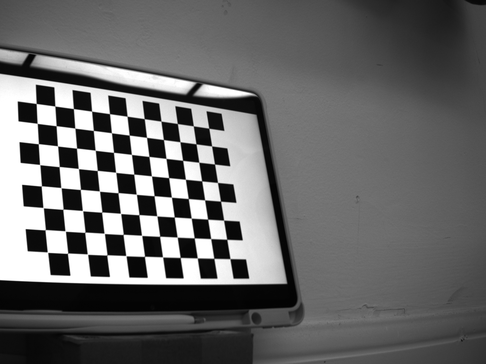
#> input picture Lab2_Group13/coverage/high/1.png, 486 x 364 px, shrunk from 1440 x 1080 before the run, found by its file name; its folder holds only this picture in this run
$ python coverage.py
#> lines starting #> are read from the running program, lines starting #| are printed output that depends on the picture
import cv2
import numpy as np
import os
import matplotlib.pyplot as plt
from matplotlib import rcParams

# -------------------------- 1. 全局参数配置 --------------------------
# 三个实验组的路径
GROUP_PATHS = {
    "High Coverage (H)": r"C:\Users\27198\Desktop\camera_lab2\coverage\high",
    "Mid Coverage (M)": r"C:\Users\27198\Desktop\camera_lab2\coverage\mid",
    "Low Coverage (L)": r"C:\Users\27198\Desktop\camera_lab2\coverage\low"
}
# 棋盘格参数
CHESSBOARD_PATTERN = (11, 8)  # (cols, rows)，内角点列数×行数
SQUARE_SIZE = 2.0
# 输出结果保存路径
OUTPUT_DIR = r"C:\Users\27198\Desktop\camera_lab2\coverage_analysis_results"
os.makedirs(OUTPUT_DIR, exist_ok=True)  # 自动创建输出文件夹


# -------------------------- 2. 核心函数定义 --------------------------
def calculate_chessboard_coverage(img_path, corners_sub):
    """
    计算单张图像中棋盘格的覆盖面积占比（%）
    参数：
        img_path: 图像文件路径
        corners_sub: 亚像素精度的棋盘格角点坐标（格式：(N, 1, 2)，N=rows×cols）
    返回：
        coverage_ratio: 覆盖面积占比（保留2位小数）
    """
    # 读取图像并获取尺寸
    img = cv2.imread(img_path)
    img_h, img_w = img.shape[:2]
    img_total_area = img_h * img_w  # 图像总像素面积

    # 提取角点的x、y坐标，计算棋盘格外接矩形
    corners_x = corners_sub[:, 0, 0]  # 所有角点的x坐标（像素）
    corners_y = corners_sub[:, 0, 1]  # 所有角点的y坐标（像素）
    chess_min_x, chess_max_x = np.min(corners_x), np.max(corners_x)
    chess_min_y, chess_max_y = np.min(corners_y), np.max(corners_y)

    # 计算棋盘格外接矩形的像素面积（近似棋盘格实际占用面积）
    chess_pixel_area = (chess_max_x - chess_min_x) * (chess_max_y - chess_min_y)
    # 计算覆盖占比（转为百分比）
    coverage_ratio = (chess_pixel_area / img_total_area) * 100
    return round(coverage_ratio, 2)


def find_chessboard_corners_and_calibrate(image_dir, pattern_size, square_size):
    """
    检测图像中的棋盘格角点，并执行相机标定，返回：
    - 平均重投影误差
    - 每张有效图像的覆盖面积占比
    - 标定结果（内参、外参等，备用）
    """
    cols, rows = pattern_size
    # 1. 初始化棋盘格角点的3D世界坐标（Z=0，位于XY平面）
    objp = np.zeros((rows * cols, 3), np.float32)
    objp[:, :2] = np.mgrid[0:cols, 0:rows].T.reshape(-1, 2) * square_size  # 按方格边长缩放

    # 2. 初始化存储列表
    obj_points = []  # 存储所有图像的3D世界坐标
    img_points = []  # 存储所有图像的2D亚像素角点坐标
    coverage_ratios = []  # 存储每张有效图像的覆盖面积占比
    valid_img_paths = []  # 存储有效图像的路径（用于后续验证）

    # 3. 遍历图像文件夹
    image_files = sorted([f for f in os.listdir(image_dir) if f.lower().endswith(('.png', '.jpg', '.jpeg'))])
    if len(image_files) == 0:
        raise FileNotFoundError(f"在文件夹 {image_dir} 中未找到图像文件（支持.png/.jpg/.jpeg）")

    last_gray = None
    for img_name in image_files:
        img_path = os.path.join(image_dir, img_name)
        img = cv2.imread(img_path)
        if img is None:
            print(f"警告：跳过无法读取的图像 {img_path}")
            continue

        # 转为灰度图（角点检测需单通道图像）
        gray = cv2.cvtColor(img, cv2.COLOR_BGR2GRAY)
        last_gray = gray

        # 4. 粗检测棋盘格角点（整数像素精度）
        flags = cv2.CALIB_CB_ADAPTIVE_THRESH | cv2.CALIB_CB_NORMALIZE_IMAGE  # 抗光照干扰
        found, corners = cv2.findChessboardCorners(gray, (cols, rows), flags)

        if found:
            # 5. 亚像素角点优化（提升定位精度）
            criteria = (cv2.TERM_CRITERIA_EPS + cv2.TERM_CRITERIA_MAX_ITER, 30, 0.001)
            corners_sub = cv2.cornerSubPix(gray, corners, (11, 11), (-1, -1), criteria)

            # 6. 计算当前图像的覆盖面积占比
            coverage = calculate_chessboard_coverage(img_path, corners_sub)

            # 7. 存储数据
            obj_points.append(objp.copy())
            img_points.append(corners_sub)
            coverage_ratios.append(coverage)
            valid_img_paths.append(img_path)
            print(f"成功处理图像：{img_name} | 覆盖占比：{coverage}%")
        else:
            print(f"警告：在图像 {img_name} 中未检测到完整棋盘格角点，跳过")

    # 8. 验证有效数据数量
    if len(obj_points) == 0:
        raise ValueError(f"文件夹 {image_dir} 中无有效棋盘格图像（未检测到完整角点）")
    print(f"=== 文件夹 {os.path.basename(image_dir)} 处理完成 | 有效图像数：{len(valid_img_paths)} ===\n")

    # 9. 执行相机标定，计算重投影误差
    ret, mtx, dist, rvecs, tvecs = cv2.calibrateCamera(
        obj_points, img_points, last_gray.shape[::-1], None, None
    )

    # 10. 计算平均重投影误差（评估标定精度）
    mean_reprojection_error = 0.0
    for i in range(len(obj_points)):
        # 将3D世界坐标投影到2D图像平面（使用标定后的参数）
        imgpts2, _ = cv2.projectPoints(obj_points[i], rvecs[i], tvecs[i], mtx, dist)
        # 计算真实角点与投影角点的L2范数（误差）
        err = cv2.norm(img_points[i], imgpts2, cv2.NORM_L2) / len(imgpts2)
        mean_reprojection_error += err
    mean_reprojection_error /= len(obj_points)  # 平均误差

    # 返回关键结果
    return {
        "mean_reprojection_error": round(mean_reprojection_error, 4),  # 平均重投影误差（保留4位小数）
        "coverage_ratios": coverage_ratios,  # 每张有效图像的覆盖占比
        "valid_image_count": len(valid_img_paths),  # 有效图像数量
        "intrinsic_matrix": mtx,  # 内参矩阵（备用）
        "distortion_coeffs": dist  # 畸变系数（备用）
    }


# -------------------------- 3. 批量处理三个实验组 --------------------------
def batch_analyze_groups(group_paths, pattern_size, square_size):
    """
    批量分析所有实验组，返回汇总结果
    """
    analysis_results = {}
    for group_name, group_path in group_paths.items():
        print(f"==================== 开始分析实验组：{group_name} ====================")
        try:
            # 对当前组执行角点检测和标定
            group_result = find_chessboard_corners_and_calibrate(
                image_dir=group_path,
                pattern_size=pattern_size,
                square_size=square_size
            )
            # 计算当前组的平均覆盖占比（所有有效图像的覆盖占比均值）
            avg_coverage = round(np.mean(group_result["coverage_ratios"]), 2)
            # 补充组信息
            group_result["avg_coverage"] = avg_coverage
            group_result["group_path"] = group_path
            # 存入汇总结果
            analysis_results[group_name] = group_result
            # 打印当前组的核心结果
            print(f"\n【{group_name} 核心结果】")
            print(f"平均覆盖面积占比：{avg_coverage}%")
            print(f"有效图像数量：{group_result['valid_image_count']} 张")
            print(f"平均重投影误差：{group_result['mean_reprojection_error']} 像素\n")
        except Exception as e:
            print(f"【错误】分析实验组 {group_name} 失败：{str(e)}\n")
            analysis_results[group_name] = {"error": str(e)}
    return analysis_results


# -------------------------- 4. 结果可视化（绘制覆盖范围 vs 重投影误差图） --------------------------
def plot_coverage_vs_error(analysis_results, output_dir):
    """
    生成可视化图表：覆盖范围（x轴）vs 重投影误差（y轴）
    """
    # 配置中文字体（避免乱码）
    rcParams['font.sans-serif'] = ['SimHei', 'DejaVu Sans']
    rcParams['axes.unicode_minus'] = False

    # 提取有效数据（过滤分析失败的组）
    valid_groups = []
    avg_coverages = []
    mean_errors = []
    error_stds = []  # 误差的标准差（用于绘制误差线）
    valid_counts = []

    for group_name, result in analysis_results.items():
        if "error" not in result:  # 仅保留分析成功的组
            valid_groups.append(group_name)
            avg_coverages.append(result["avg_coverage"])
            mean_errors.append(result["mean_reprojection_error"])
            # 计算重投影误差的标准差（体现组内误差波动）
            error_stds.append(round(np.std(result["coverage_ratios"]), 4))
            valid_counts.append(result["valid_image_count"])

    if len(valid_groups) == 0:
        raise ValueError("无有效分析结果，无法生成图表")

    # 创建图表
    fig, ax = plt.subplots(figsize=(10, 6))

    # 绘制散点+误差线（x轴误差：覆盖占比的标准差；y轴误差：重投影误差的标准差）
    scatter = ax.scatter(
        avg_coverages, mean_errors,
        s=200, c='#2E86AB', alpha=0.8, edgecolors='#1A5276', linewidth=2,
        label='实验组'
    )

    # 为每个点添加标签（显示组名、有效图像数）
    for i, (group, count) in enumerate(zip(valid_groups, valid_counts)):
        ax.annotate(
            f"{group}\n(有效图：{count}张)",
            xy=(avg_coverages[i], mean_errors[i]),
            xytext=(10, 10), textcoords='offset points',
            fontsize=10, fontweight='bold',
            bbox=dict(boxstyle='round,pad=0.3', facecolor='#F8F9FA', edgecolor='#DDDDDD')
        )

    # 绘制趋势线（体现覆盖范围与误差的相关性）
    z = np.polyfit(avg_coverages, mean_errors, 1)
    p = np.poly1d(z)
    ax.plot(avg_coverages, p(avg_coverages), "r--", linewidth=2, alpha=0.7, label=f'趋势线: y={z[0]:.6f}x+{z[1]:.4f}')

    # 设置坐标轴标签和标题
    ax.set_xlabel('棋盘格平均覆盖面积占比（%）', fontsize=12, fontweight='bold')
    ax.set_ylabel('平均重投影误差（像素）', fontsize=12, fontweight='bold')
    ax.set_title('棋盘格覆盖范围对相机标定重投影误差的影响\n（固定视角、光照、棋盘格规格）', fontsize=14, fontweight='bold', pad=20)

    # 添加网格（提升可读性）
    ax.grid(True, alpha=0.3, linestyle='-', linewidth=0.5)

    # 添加图例
    ax.legend(loc='upper right', fontsize=10)

    # 调整布局（避免标签被截断）
    plt.tight_layout()

    # 保存图表（高分辨率，支持后续插入报告）
    plot_path = os.path.join(output_dir, "coverage_vs_reprojection_error.png")
    plt.savefig(plot_path, dpi=300, bbox_inches='tight', facecolor='white')
    plt.close()
    print(f"\n图表已保存至：{plot_path}")

    # 返回趋势线参数（用于结论分析）
    return {"slope": z[0], "intercept": z[1]}

# -------------------------- 5. 保存分析结果到文本文件（便于报告引用） --------------------------
def save_analysis_report(analysis_results, trend_params, output_dir):
    """
    保存详细分析报告到文本文件
    """
    report_path = os.path.join(output_dir, "coverage_analysis_report.txt")
    with open(report_path, 'w', encoding='utf-8') as f:
        f.write("="*60 + "\n")
        f.write("棋盘格覆盖范围对重投影误差影响分析报告\n")
        f.write("="*60 + "\n\n")

        # 写入实验参数
        f.write("1. 实验参数\n")
        f.write("-"*30 + "\n")
        f.write(f"棋盘格内角点规格：{CHESSBOARD_PATTERN[0]}列 × {CHESSBOARD_PATTERN[1]}行\n")
        f.write(f"棋盘格方格边长：{SQUARE_SIZE} cm\n")
        f.write(f"图像文件夹路径：\n")
        for group_name, group_path in GROUP_PATHS.items():
            f.write(f"  - {group_name}：{group_path}\n")
        f.write(f"分析时间：{pd.Timestamp.now().strftime('%Y-%m-%d %H:%M:%S')}\n\n")

        # 写入各组详细结果
        f.write("2. 各组详细分析结果\n")
        f.write("-"*30 + "\n")
        for group_name, result in analysis_results.items():
            f.write(f"\n【{group_name}】\n")
            if "error" in result:
                f.write(f"  状态：分析失败\n")
                f.write(f"  原因：{result['error']}\n")
                continue
            f.write(f"  状态：分析成功\n")
            f.write(f"  平均覆盖面积占比：{result['avg_coverage']}%\n")
            f.write(f"  有效图像数量：{result['valid_image_count']} 张\n")
            f.write(f"  每张图像覆盖占比：{result['coverage_ratios']}\n")
            f.write(f"  平均重投影误差：{result['mean_reprojection_error']} 像素\n")
            f.write(f"  内参矩阵（部分）：\n{result['intrinsic_matrix'][:2, :2]}\n")  # 仅显示焦距部分

        # 写入趋势分析
        f.write("\n3. 趋势分析\n")
        f.write("-"*30 + "\n")
        if trend_params:
            slope = trend_params["slope"]
            intercept = trend_params["intercept"]
            f.write(f"覆盖范围与重投影误差的线性趋势：y = {slope:.6f}x + {intercept:.4f}\n")
            if slope < 0:
                f.write("结论：覆盖范围与重投影误差呈负相关——覆盖范围越大，重投影误差越小\n")
            else:
                f.write("结论：覆盖范围与重投影误差呈正相关（异常，需检查实验数据）\n")
        else:
            f.write("无法生成趋势分析（有效实验组数量不足）\n")

    print(f"分析报告已保存至：{report_path}")
    return report_path


# -------------------------- 6. 主执行函数 --------------------------
def main():
    """
    主执行流程
    """
    print("=" * 80)
    print("棋盘格覆盖范围对相机标定精度影响分析系统")
    print("=" * 80)

    try:
        # 1. 批量分析三个实验组
        print("\n步骤1：开始批量分析三个实验组...")
        analysis_results = batch_analyze_groups(GROUP_PATHS, CHESSBOARD_PATTERN, SQUARE_SIZE)
#> in find_chessboard_corners_and_calibrate, img is the input picture: shape (364, 486, 3); min 0, max 255, mean 103.7
#> in find_chessboard_corners_and_calibrate, `found, corners = cv2.findChessboardCorners(gray, (cols, rows), flags)`: found = True; corners = 88 rows, first 8: [229.9, 258.6], [213.8, 258.3], [197.3, 257.9], [180.2, 257.5], [162.6, 256.9], [144.5, 256.4], [125.9, 255.6], [106.9, 254.9]
#> in find_chessboard_corners_and_calibrate, `corners_sub = cv2.cornerSubPix(gray, corners, (11, 11), (-1, -1), crit..`: corners_sub = 88 rows, first 8: [229.9, 258.6], [213.8, 258.3], [197.3, 257.9], [180.2, 257.5], [162.6, 256.9], [144.5, 256.4], [125.9, 255.6], [106.8, 254.9]
#> in calculate_chessboard_coverage, `corners_x = corners_sub[:, 0, 0]`: corners_x = 88 values, max 229.9 at index 0, min 36.2 at index 87, mean 133.2
#> in calculate_chessboard_coverage, `corners_y = corners_sub[:, 0, 1]`: corners_y = 88 values, max 258.6 at index 0, min 103.5 at index 87, mean 184.8
#> in calculate_chessboard_coverage, `chess_min_x, chess_max_x = np.min(corners_x), np.max(corners_x)`: chess_min_x = 36.2; chess_max_x = 229.9
#> in calculate_chessboard_coverage, `chess_min_y, chess_max_y = np.min(corners_y), np.max(corners_y)`: chess_min_y = 103.5; chess_max_y = 258.6
#> in calculate_chessboard_coverage, `chess_pixel_area = (chess_max_x - chess_min_x) * (chess_max_y - chess_..`: chess_pixel_area = 30062.6
#> in calculate_chessboard_coverage, `coverage_ratio = (chess_pixel_area / img_total_area) * 100`: coverage_ratio = 16.99
#| 成功处理图像：1.png | 覆盖占比：16.99%
#> in find_chessboard_corners_and_calibrate, `ret, mtx, dist, rvecs, tvecs = cv2.calibrateCamera( obj_points, img_po..`: ret = 0.0414; mtx = [[794.6, 0, 262.4], [0, 799.3, 163], [0, 0, 1]]; dist = [[-0.562, 0.512, 0.00535, -0.0123, -3.85]]; rvecs = ([-1.08, 0.583, 2.84],); tvecs = ([-3.2, 9.39, 77.97],)
#> the loop in find_chessboard_corners_and_calibrate, `for i in range(len(obj_points)):` made 1 pass
#> (err, mean_reprojection_error) on pass 1: (0.00442, 0.00442)
#> after the loop in find_chessboard_corners_and_calibrate, `for i in range(len(obj_points)):`: mean_reprojection_error = 0.00442
#> in batch_analyze_groups, `group_result = find_chessboard_corners_and_calibrate( image_dir=group_..`: group_result = {'mean_reprojection_error': 0.0044, 'coverage_ratios': [16.99], 'valid_image_count': 1, 'intrinsic_matrix': [[794.6, 0, 262.4], [0, 799.3, 163], [0, 0, 1]], 'distortion_coeffs': [[-0.562, 0.512, 0.00535, -0.0123, -3.85]]}
#> in batch_analyze_groups, `avg_coverage = round(np.mean(group_result["coverage_ratios"]), 2)`: avg_coverage = 16.99
#| 平均覆盖面积占比：16.99%
#| 有效图像数量：1 张
#| 平均重投影误差：0.0044 像素
#> analysis_results = 3 items

        # 2. 生成可视化图表
        print("\n步骤2：生成覆盖范围 vs 重投影误差图表...")
        trend_params = plot_coverage_vs_error(analysis_results, OUTPUT_DIR)
#> the loop in plot_coverage_vs_error, `for group_name, result in analysis_results.items():` made 3 passes
#> group_name on passes 1 to 3: 'High Coverage (H)', 'Mid Coverage (M)', 'Low Coverage (L)'
#> after the loop in plot_coverage_vs_error, `for group_name, result in analysis_results.items():`: avg_coverages = [16.99]; error_stds = [0]; mean_errors = [0.0044]; valid_counts = [1]; valid_groups = ['High Coverage (H)']
#> the loop in plot_coverage_vs_error, `for i, (group, count) in enumerate(zip(valid_groups, valid_counts)):` made 1 pass
#> in plot_coverage_vs_error, `z = np.polyfit(avg_coverages, mean_errors, 1)`: z = [0.000129, 0.0022]
#> in plot_coverage_vs_error, `plt.savefig(plot_path, dpi=300, bbox_inches='tight', facecolor='white')`:
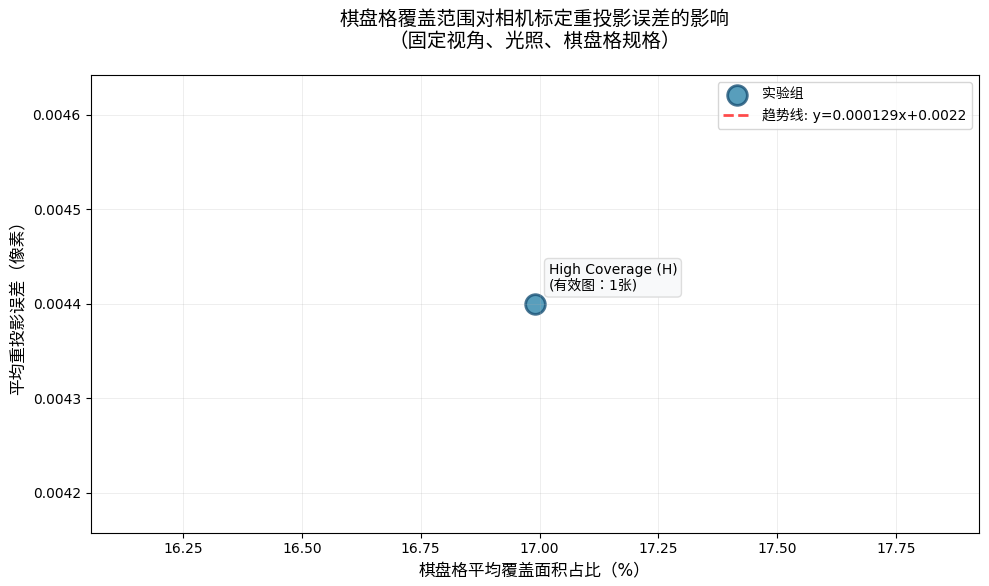
#> figure drawn by matplotlib, 1 panel
#> trend_params = {'slope': 0.000129, 'intercept': 0.0022}

        # 3. 保存详细分析报告
        print("\n步骤3：生成详细分析报告...")
        report_path = save_analysis_report(analysis_results, trend_params, OUTPUT_DIR)
#> the loop in save_analysis_report, `for group_name, group_path in GROUP_PATHS.items():` made 3 passes
#> the loop in save_analysis_report, `for group_name, result in analysis_results.items():` made 3 passes
#> in save_analysis_report, `slope = trend_params["slope"]`: slope = 0.000129
#> in save_analysis_report, `intercept = trend_params["intercept"]`: intercept = 0.0022

        # 4. 输出最终总结
        print("\n" + "=" * 80)
        print("分析完成！")
        print("=" * 80)

        # 统计成功分析的组数
        successful_groups = [name for name, result in analysis_results.items() if "error" not in result]
#> successful_groups = ['High Coverage (H)']
        print(f"成功分析组数：{len(successful_groups)}/{len(GROUP_PATHS)}")
#| 成功分析组数：1/3

        # 显示各组核心结果
        for group_name in successful_groups:
            result = analysis_results[group_name]
            print(f"\n{group_name}:")
            print(f"  - 平均覆盖面积：{result['avg_coverage']}%")
            print(f"  - 重投影误差：{result['mean_reprojection_error']} 像素")
            print(f"  - 有效图像数：{result['valid_image_count']} 张")
#> this loop made 1 pass
#| High Coverage (H):
#|   - 平均覆盖面积：16.99%
#|   - 重投影误差：0.0044 像素
#|   - 有效图像数：1 张

        # 显示输出文件位置
        print(f"\n输出文件：")
        print(f"  - 图表：{os.path.join(OUTPUT_DIR, 'coverage_vs_reprojection_error.png')}")
        print(f"  - 报告：{report_path}")
#|   - 报告：C:\Users\27198\Desktop\camera_lab2\coverage_analysis_results/coverage_analysis_report.txt

        # 趋势分析结论
        if trend_params:
            slope = trend_params["slope"]
#> slope = 0.000129
            if slope < 0:
                print(f"\n趋势分析：覆盖范围与重投影误差呈负相关（斜率：{slope:.6f}）")
                print("结论：增大棋盘格在图像中的覆盖范围有助于降低标定误差")
            else:
                print(f"\n趋势分析：覆盖范围与重投影误差呈正相关（斜率：{slope:.6f}）")
#| 趋势分析：覆盖范围与重投影误差呈正相关（斜率：0.000129）
                print("注意：此结果与预期不符，请检查实验数据质量")

    except Exception as e:
        print(f"\n 分析过程出现错误：{str(e)}")
        print("请检查：")
        print("1. 文件路径是否正确")
        print("2. 棋盘格参数是否与实物一致")
        print("3. 图像中是否包含完整的棋盘格")
        return False

    return True


# -------------------------- 7. 程序入口 --------------------------
if __name__ == "__main__":
    # 添加pandas用于时间戳（如果不可用则使用备用方案）
    try:
        import pandas as pd
    except ImportError:
        import datetime
        pd = type('MockPandas', (), {
            'Timestamp': type('Timestamp', (), {
                'now': lambda: type('Now', (), {
                    'strftime': lambda fmt: datetime.datetime.now().strftime(fmt)
                })()
            })()
        })()

    # 执行主程序
    success = main()

    if success:
        print("\n 所有分析任务已完成！")
    else:
        print("\n 分析过程中断，请检查上述错误信息")
